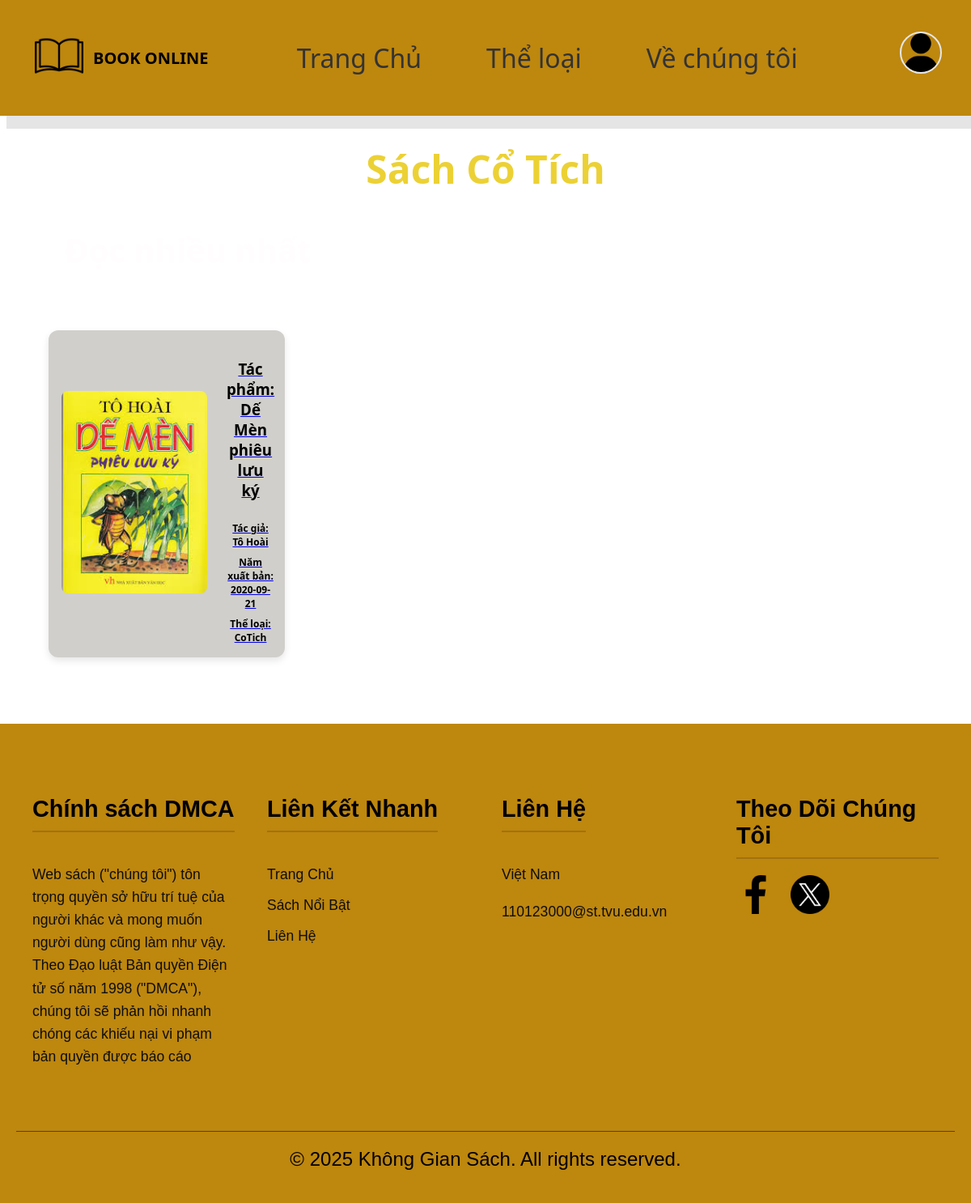
The page /Pages/genre.php?title=cotich on the database as committed earlier.
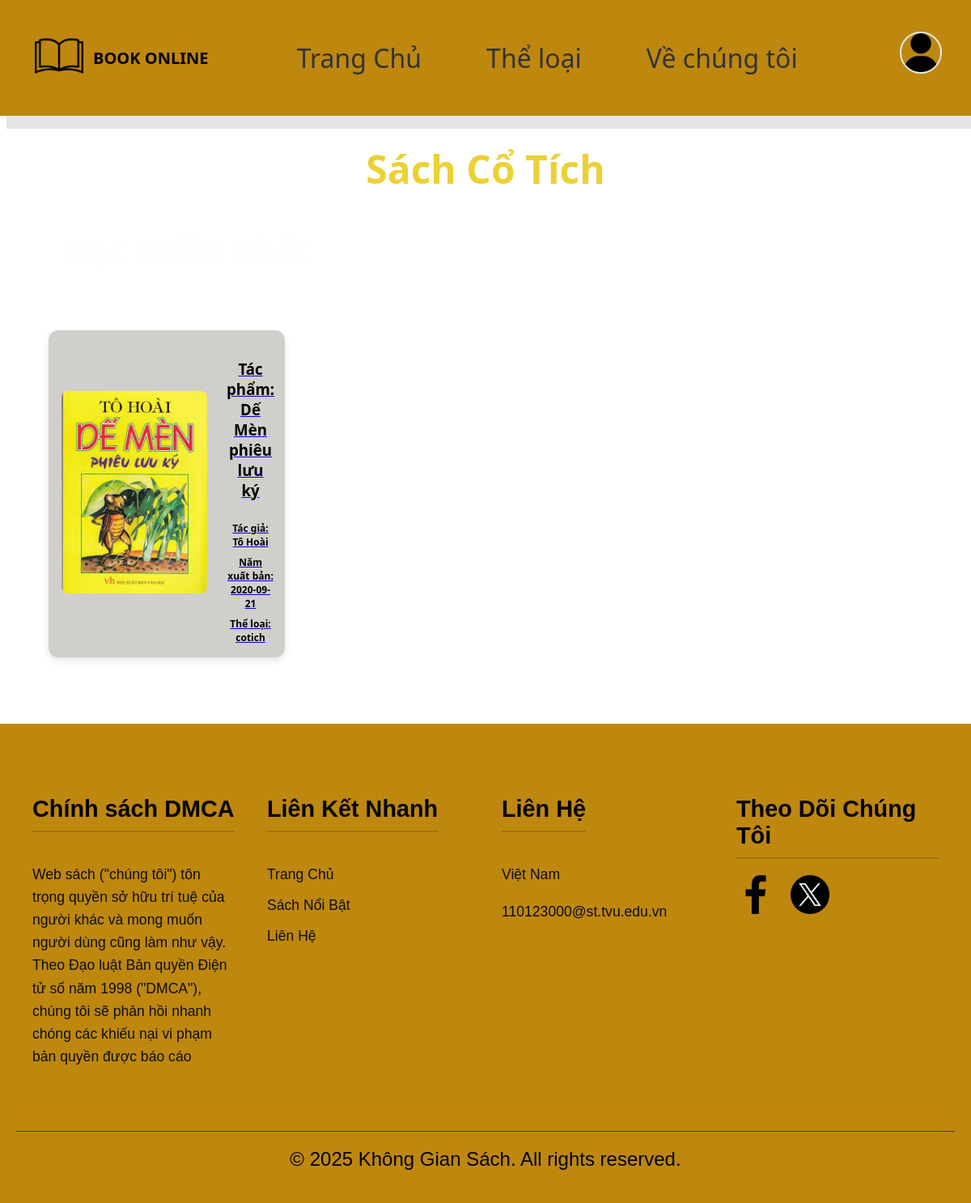
The same page on the database as committed later.
### tables this page shows
CREATE TABLE books (
            id INTEGER PRIMARY KEY AUTOINCREMENT,
            title TEXT NOT NULL,
            author TEXT NOT NULL,
            cover_image_url TEXT, -- Vẫn giữ tên cột này nhưng sẽ lưu đường dẫn tệp
            summary TEXT,
            published_date TEXT,
            read_link TEXT UNIQUE
        , genre TEXT);

### Pages/genre.php (the view, shortened to what this page needs)
<!DOCTYPE html>
<html lang="en">
<head>
  <link rel="stylesheet" href="https://cdnjs.cloudflare.com/ajax/libs/font-awesome/6.5.2/css/all.min.css">
 <link rel="stylesheet" href="../../css/The_loai.css">
</head>
 <header><?php include '../Elements/header.php'; ?></header>
<body style="padding-top: 2rem;">
 <?php  require_once '../Elements/connect.php';
    $pdo = connect_db();
    $genre_param = isset($_GET['title']) ? $_GET['title'] : '';
    $display_title = 'Thể Loại Sách';
    $genre_mapping = [
        'ngontinh' => ['Sách Ngôn Tình', 'Ngôn Tình'],
        'tieuthuyet' => ['Sách Tiểu Thuyết', 'Tiểu Thuyết'],
        'kinhdi' => ['Sách Kinh Dị', 'Kinh Dị'],
        'hdpl' => ['Sách Hành Động & Phiêu Lưu', 'Hành Động,Phiêu Lưu'],
        'truyen3d' => ['Sách Truyện 3D', 'Truyện 3D'],
        'truyenngan' => ['Sách Truyện Ngắn', 'Truyện Ngắn'],
        'lichsu' => ['Sách Lịch Sử', 'Lịch Sử'],
        'tamly' => ['Sách Tâm Lý', 'Tâm Lý'],
        'cotich' => ['Sách Cổ Tích', 'Cổ Tích'],
    ];
    if (isset($genre_mapping[$genre_param])) {
        $display_title = $genre_mapping[$genre_param][0];
    }
    ?>
    <h1 class="tieude"><?php echo $display_title; ?></h1>
<p style="font-size: 2.5rem; margin-left: 5rem; font-weight: bold; color: #fffdfd;">Đọc nhiều nhất</p>
 <div class="featured-books">
        <?php
        $books = [];
        if (!empty($genre_param)) {
            $stmt = $pdo->prepare("SELECT * FROM books WHERE genre LIKE :genre_pattern ORDER BY id DESC LIMIT 8");
            $stmt->bindValue(':genre_pattern', '%' . $genre_param . '%');
            $stmt->execute();
            $books = $stmt->fetchAll();
        }
        if (count($books) > 0) {
            foreach ($books as $book) {
                ?>
                <div class="book-item">
                    <a href="../Pages/Read.php?id=<?php echo htmlspecialchars($book['id']); ?>">
                                <?php if (!empty($book['cover_image_url'])): ?>
                          <img src="../Admin/<?php echo htmlspecialchars($book['cover_image_url']); ?>" alt="Ảnh bìa" >
                            <?php else: ?>
                                            <img src="https://placehold.co/64x80/cccccc/333333?text=Không+Ảnh" alt="Không Ảnh" title="Không Ảnh Bìa">
                                        <?php endif; ?>
                    </a>
                    <a href="../Pages/Read.php?id=<?php echo htmlspecialchars($book['id']); ?>">
                        <div class="book-info" style="text-decoration: none; color: #000;">
                            <h3 style="color:black">Tác phẩm: <?php echo htmlspecialchars($book['title']); ?></h3>
                            <div class="book-title">Tác giả: <?php echo htmlspecialchars($book['author']); ?></div>
                            <div class="book-title">Năm xuất bản: <?php echo htmlspecialchars($book['published_date']); ?></div>
                            <div class="book-title">Thể loại: <?php echo htmlspecialchars($book['genre']); ?></div>
                            </div>
                    </a>
                </div>
                <?php
            }
        } else {
            echo "<p style='font-size: 2rem; margin-left: 5rem; color: #ccc;'>Không tìm thấy sách nào cho thể loại này.</p>";
        }
        ?>
</div>
</body>
<footer><?php include '../Elements/footer.html'; ?></footer>
</html>

Rows that differ between the two databases and show on the page:
changed books "Dế Mèn phiêu lưu ký": genre "CoTich" → "cotich"
